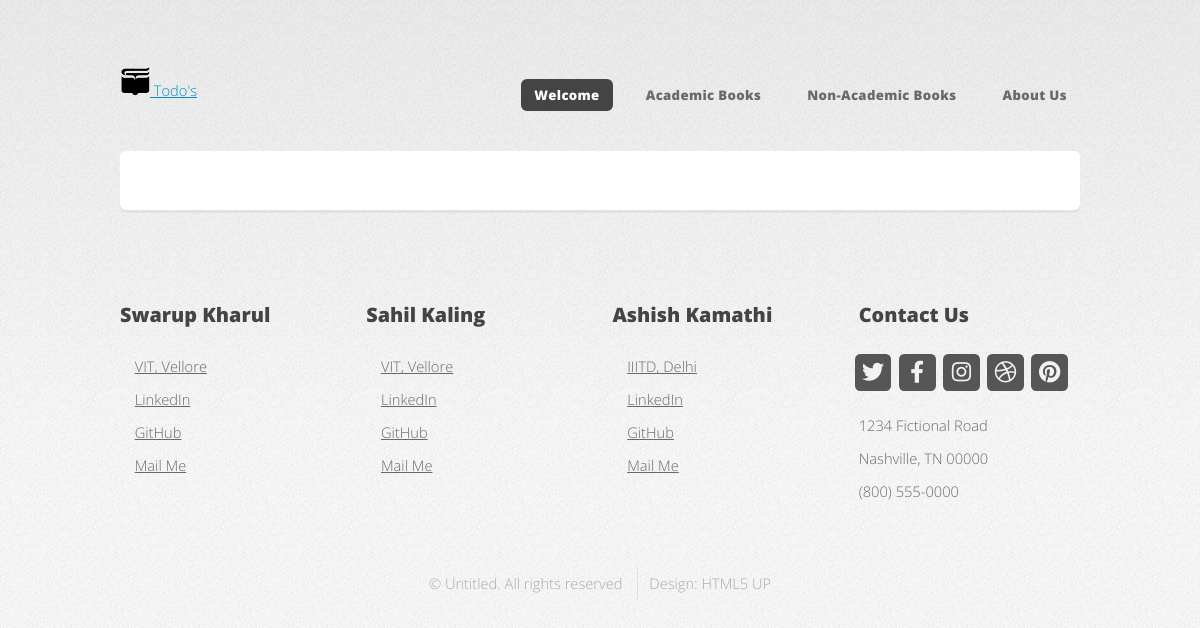
The page /academic/ on the database as committed earlier.
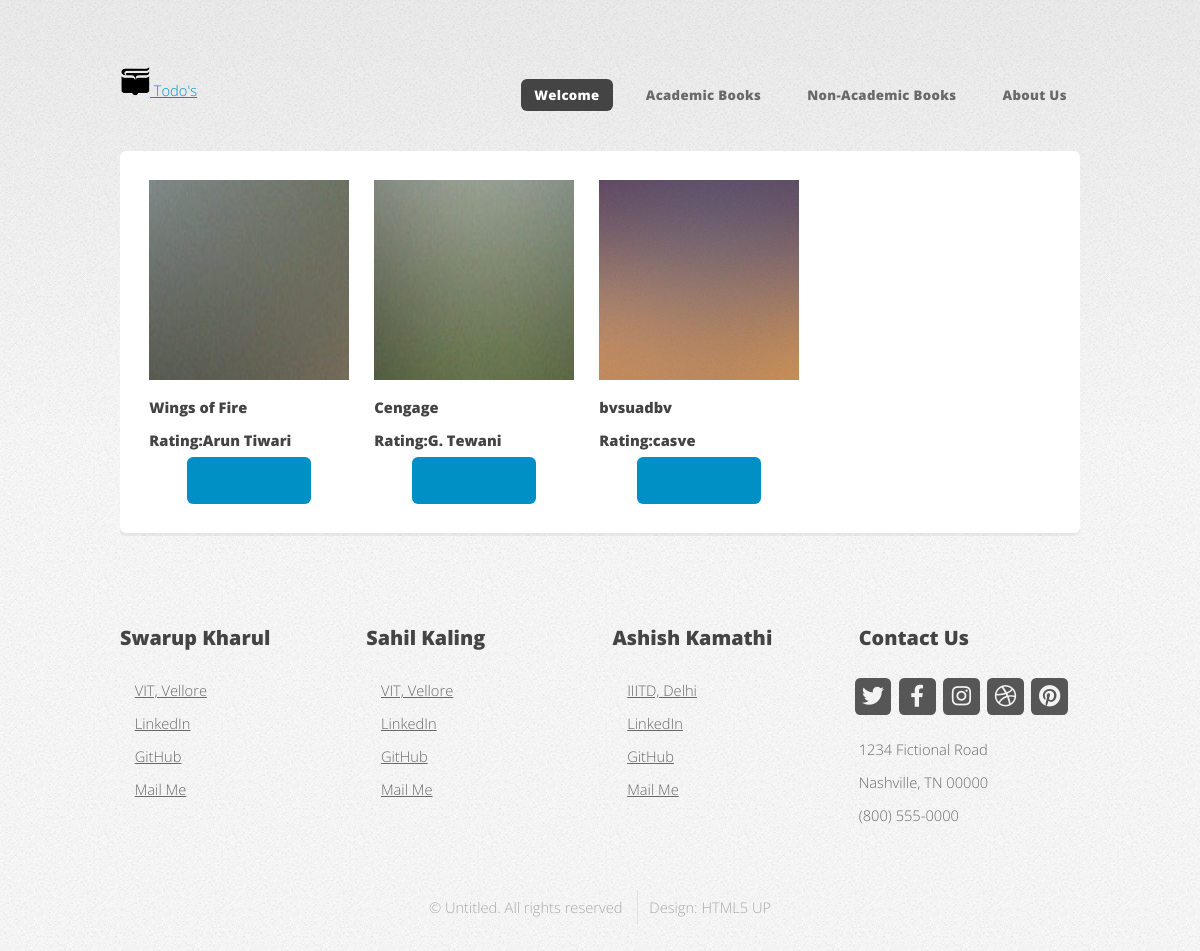
The same page on the database as committed later.
### trade/models.py (models this page shows, shortened)
class Books(models.Model):
    objects = None
    bookname = models.CharField(max_length=100, null=True)
    author = models.CharField(max_length=100, default='Anonymous')
    description = models.TextField(null=True)
    condition = models.CharField(max_length=100, default='Used')
    academic = models.CharField(choices=book_choices, max_length=13, default="academic")
    image1 = models.ImageField(upload_to='books/', default='Hello')
    image2 = models.ImageField(upload_to='books/', blank=True)
    image3 = models.ImageField(upload_to='books/', blank=True)
    image4 = models.ImageField(upload_to='books/', blank=True)
    city = models.CharField(max_length=255, default='Pune')
    location = PlainLocationField(based_fields=['city'], zoom=7, default='Pune')
    user = models.ForeignKey(User, on_delete=models.CASCADE)

### trade/views.py (the view)
# urls.py: path('academic/', views.academic, name='academic'),
def academic(request):
    books = Books.objects.filter(academic="academic")
    return render(request, 'academic.html', {'books': books})

### trade/templates/academic.html
{% extends "base.html" %}
{% load static %}
{% block content %}
<div class="box container">
    <div class="row">
        {% for b in books %}
        <div class="col-lg-3 col-md-6 ">
            <div class="card m-2">
                <img class="card-img-top" src="{{ b.image1.url }}" alt="Movie image cap" height=200 width=200>
                <div class="card-body">
                    <h5 class="card-title">{{ b.bookname }}
                    </h5>
                    <h6>Rating:{{ b.author }}</h5>
                        <center>
                            <button class="btn btn-primary" type="submit">
                                <a href="{% url 'bookdetails' b.id %}"> Details</a>
                            </button>
                        </center>
                </div>
            </div>
        </div>
        {% endfor %}
    </div>
</div>
{% endblock %}

### trade/templates/base.html (shortened to what this page needs)
{% load static %}
<!DOCTYPE HTML>
<html>
<head>
    <link rel="stylesheet" href="{% static 'front/css/main.css' %}" />
</head>
<body class="is-preload homepage">
    <div id="page-wrapper">
        <div id="header-wrapper">
            <header id="header" class="container">
                <a class="navbar-brand" href="{% url 'home' %}">
                    <img src="{% static 'front/images/logo.jpg' %}" width="30" height="30"
                        class="d-inline-block align-top">
                    <span>Todo's</span>
                </a>
                <nav id="nav">
                    <ul>
                        <li class="current"><a href="{% url 'home' %}">Welcome</a></li>
                        <li><a href="{% url 'academic' %}">Academic Books</a></li>
                        <li><a href="{% url 'non-academic' %}">Non-Academic Books</a></li>
                        <li><a href="#footer-wrapper">About Us</a></li>
                    </ul>
                </nav>
            </header>
        </div>
        {% block content %}
        {% endblock %}
        <div id="footer-wrapper">
            <footer id="footer" class="container">
                <div class="row">
                    <div class="col-3 col-6-medium col-12-small">
                        <section class="widget links">
                            <h3>Swarup Kharul</h3>
                            <ul class="style2">
                                <li>&emsp;<a href="#">VIT, Vellore</a></li>
                                <li>&emsp;<a href="#">LinkedIn</a></li>
                                <li>&emsp;<a href="#">GitHub</a></li>
                                <li>&emsp;<a href="mailto:swarupkharulsk@gmail.com">Mail Me</a></li>
                            </ul>
                        </section>
                    </div>
                    <div class="col-3 col-6-medium col-12-small">
                        <section class="widget links">
                            <h3>Sahil Kaling</h3>
                            <ul class="style2">
                                <li>&emsp;<a href="#">VIT, Vellore</a></li>
                                <li>&emsp;<a href="#">LinkedIn</a></li>
                                <li>&emsp;<a href="#">GitHub</a></li>
                                <li>&emsp;<a href="mailto:sahilkaling@gmail.com">Mail Me</a></li>
                            </ul>
                        </section>
                    </div>
                    <div class="col-3 col-6-medium col-12-small">
                        <section class="widget links">
                            <h3>Ashish Kamathi</h3>
                            <ul class="style2">
                                <li>&emsp;<a href="#">IIITD, Delhi</a></li>
                                <li>&emsp;<a href="#">LinkedIn</a></li>
                                <li>&emsp;<a href="#">GitHub</a></li>
                                <li>&emsp;<a href="mailto:ashishkamathi@rocketmail.com">Mail Me</a></li>
                            </ul>
                        </section>
                    </div>
                    <div class="col-3 col-6-medium col-12-small">
                        <section class="widget contact last">
                            <h3>Contact Us</h3>
                            <ul>
                                <li><a href="#" class="icon brands fa-twitter"><span class="label">Twitter</span></a>
                                </li>
                                <li><a href="#" class="icon brands fa-facebook-f"></a></li>
                                <li><a href="#" class="icon brands fa-instagram"></a></li>
                                <li><a href="#" class="icon brands fa-dribbble"><span class="label">Dribbble</span></a>
                                </li>
                                <li><a href="#" class="icon brands fa-pinterest"></a></li>
                            </ul>
                            <p>1234 Fictional Road<br />
                                Nashville, TN 00000<br />
                                (800) 555-0000</p>
                        </section>
                    </div>
                </div>
                <div class="row">
                    <div class="col-12">
                        <div id="copyright">
                            <ul class="menu">
                                <li>&copy; Untitled. All rights reserved</li>
                                <li>Design: HTML5 UP</li>
                            </ul>
                        </div>
                    </div>
                </div>
            </footer>
        </div>
    </div>
</body>
</html>

Rows that differ between the two databases and show on the page:
added Books: image1 (picture), bookname "Wings of Fire", author "Arun Tiwari"
added Books: image1 (picture), bookname "Cengage", author "G. Tewani"
added Books: image1 (picture), bookname "bvsuadbv", author "casve"
